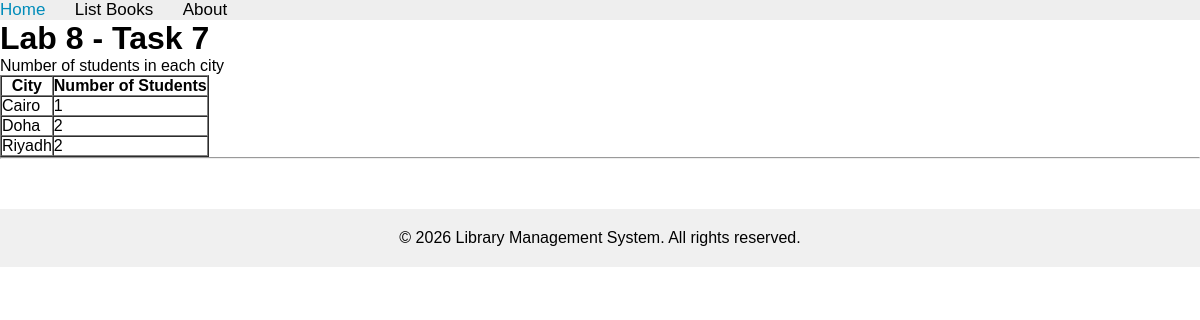
Page /books/lab8/task7 on the committed database.
### apps/bookmodule/models.py (models this page shows, shortened)
class Address(models.Model):
    city = models.CharField(max_length=100)

### apps/bookmodule/views.py (the view)
# urls.py: path('lab8/task7', views.lab8_task7, name="books.lab8_task7"),
def lab8_task7(request):
    city_stats = Address.objects.annotate(student_count=Count('students')).order_by('city')
    return render(request, 'bookmodule/lab8_task7.html', {'city_stats': city_stats})

### apps/templates/bookmodule/lab8_task7.html (shortened to what this page needs)
{% extends "layouts/base.html" %}
{% block content %}
<h1>Lab 8 - Task 7</h1>
<p>Number of students in each city</p>
{% if city_stats %}
    <table border="1" cellpadding="8" cellspacing="0">
        <tr>
            <th>City</th>
            <th>Number of Students</th>
        </tr>
        {% for row in city_stats %}
            <tr>
                <td>{{ row.city }}</td>
                <td>{{ row.student_count }}</td>
            </tr>
        {% endfor %}
    </table>
{% else %}
    <p>No city/student data found.</p>
{% endif %}
{% endblock content %}

### apps/static/main.css (style rules this page uses)
* { margin: 0; padding: 0; box-sizing: border-box; }
body { font-family: Arial, sans-serif; }

### rows in the picture
Address: city "Cairo", student_count "1"
Address: city "Doha", student_count "2"
Address: city "Riyadh", student_count "2"
